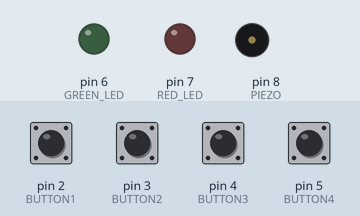
The sketch below on a simulated Arduino Uno, built with avr-gcc and run on an emulated ATmega328P. On the bench: output pins drawn as LEDs (lit = HIGH), buzzer (waves = sounding). Dashed ring = blinking. The inputs (shaded band) are chosen by the test bench; at power-on: pin 2 (BUTTON1), pin 3 (BUTTON2), pin 4 (BUTTON3), pin 5 (BUTTON4) HIGH.

Above: at 1.2 s.
1.3 s: pin 2 (BUTTON1) pulled LOW for 0.15 s
At 2.0 s:
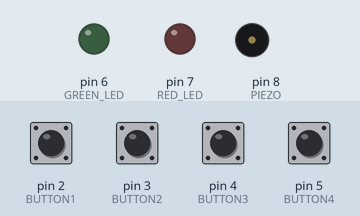
2.9 s: pin 2 (BUTTON1) pulsed LOW 5 times (0.12 s each, 0.3 s apart)
At 3.76 s:
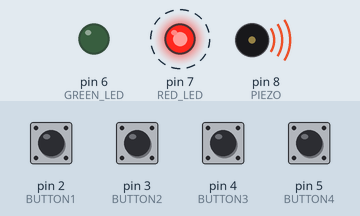
Timing chart, 0 to 6.1 s (numbered marks = the images above; inputs shaded):
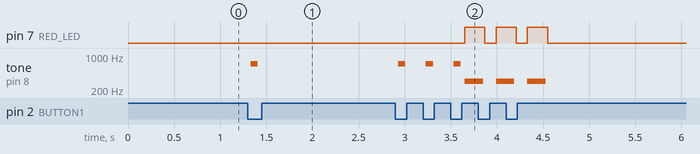

The sketch:

sequence_game.ino
```cpp
// sequence_game_4btn.ino
// Arduino/Tinkercad: enter the correct 4-button sequence to win.
// Pins (unchanged):
//   BUTTON1=2, BUTTON2=3, BUTTON3=4, BUTTON4=5, GREEN_LED=6, RED_LED=7, PIEZO=8

const int BUTTON1 = 2;
const int BUTTON2 = 3;
const int BUTTON3 = 4;
const int BUTTON4 = 5;
const int GREEN_LED = 6;
const int RED_LED = 7;
const int PIEZO = 8;

const int correctSequence[] = {BUTTON1, BUTTON3, BUTTON2, BUTTON4};
const int sequenceLength = sizeof(correctSequence) / sizeof(correctSequence[0]);

const unsigned long DEBOUNCE_MS = 30;

int userSequence[sequenceLength];

void setup() {
  pinMode(BUTTON1, INPUT_PULLUP);
  pinMode(BUTTON2, INPUT_PULLUP);
  pinMode(BUTTON3, INPUT_PULLUP);
  pinMode(BUTTON4, INPUT_PULLUP);

  pinMode(GREEN_LED, OUTPUT);
  pinMode(RED_LED, OUTPUT);
  pinMode(PIEZO, OUTPUT);

  digitalWrite(GREEN_LED, LOW);
  digitalWrite(RED_LED, LOW);
}

// ---- Debounced button handling ----
bool isPressed(int pin) {
  return digitalRead(pin) == LOW; // with INPUT_PULLUP, LOW means pressed
}

int readAnyButtonPressed() {
  if (isPressed(BUTTON1)) return BUTTON1;
  if (isPressed(BUTTON2)) return BUTTON2;
  if (isPressed(BUTTON3)) return BUTTON3;
  if (isPressed(BUTTON4)) return BUTTON4;
  return 0;
}

// Waits for a debounced press on any of the 4 buttons, then waits for release.
// Returns the pin of the button pressed.
int waitForButtonPress() {
  // wait for any press
  int candidate = 0;
  while (true) {
    candidate = readAnyButtonPressed();
    if (candidate != 0) {
      // debounce: ensure it's stable for DEBOUNCE_MS
      unsigned long t0 = millis();
      while (millis() - t0 < DEBOUNCE_MS) {
        if (readAnyButtonPressed() != candidate) { candidate = 0; break; }
      }
      if (candidate != 0) break; // stable press confirmed
    }
  }

  // small click feedback (optional)
  tone(PIEZO, 700, 80);

  // wait for release of the same button (also debounced)
  while (isPressed(candidate)) { /* hold */ }
  delay(DEBOUNCE_MS);

  return candidate;
}

// ---- Game helpers ----
bool checkSequence() {
  for (int i = 0; i < sequenceLength; i++) {
    if (userSequence[i] != correctSequence[i]) return false;
  }
  return true;
}

void playWinMelody() {
  int melody[] = {262, 294, 330, 392, 523}; // C D E G C'
  int noteMs = 180;
  for (int i = 0; i < 5; i++) {
    tone(PIEZO, melody[i], noteMs);
    delay(noteMs + 40);
  }
  noTone(PIEZO);
}

void failBlinkAndBeep() {
  for (int i = 0; i < 3; i++) {
    digitalWrite(RED_LED, HIGH);
    tone(PIEZO, 300, 200);
    delay(220);
    digitalWrite(RED_LED, LOW);
    delay(120);
  }
  noTone(PIEZO);
}

void loop() {
  // collect user input
  for (int i = 0; i < sequenceLength; i++) {
    userSequence[i] = waitForButtonPress();
  }

  // evaluate
  if (checkSequence()) {
    digitalWrite(GREEN_LED, HIGH);
    playWinMelody();
    delay(800);
    digitalWrite(GREEN_LED, LOW);
  } else {
    failBlinkAndBeep();
    // quick pause before restart
    delay(500);
  }

  // brief idle indicator between rounds (optional)
  delay(300);
}
```

Measured:
- after the input at 1.3 s, tone on pin 8 (PIEZO): silent → 700 Hz at once, → silent 0.08 s later
- after the input at 2.9 s, pin 7 (RED_LED): alternates HIGH for 0.22 s and LOW for 0.12 s, 6 changes in all, then stays LOW, starting after 0.75 s; tone on pin 8 (PIEZO): plays 700 Hz for 0.08 s, 700 Hz for 0.08 s, 700 Hz for 0.08 s, 300 Hz for 0.20 s, 300 Hz for 0.20 s, 300 Hz for 0.20 s, starting at once
